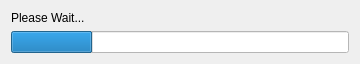
<ui version="4.0" >
 <class>WaitWidgetBase</class>
 <widget class="QDialog" name="WaitWidgetBase" >
  <property name="geometry" >
   <rect>
    <x>0</x>
    <y>0</y>
    <width>355</width>
    <height>58</height>
   </rect>
  </property>
  <property name="windowTitle" >
   <string>Please wait...</string>
  </property>
  <layout class="QVBoxLayout" name="verticalLayout" >
   <item>
    <widget class="QLabel" name="operationNameLabel" >
     <property name="styleSheet" >
      <string notr="true" />
     </property>
     <property name="text" >
      <string>Please Wait...</string>
     </property>
    </widget>
   </item>
   <item>
    <widget class="QProgressBar" name="progressBar" >
     <property name="styleSheet" >
      <string notr="true" >background: white;</string>
     </property>
     <property name="value" >
      <number>24</number>
     </property>
     <property name="textVisible" >
      <bool>false</bool>
     </property>
    </widget>
   </item>
   <item>
    <spacer name="spacer" >
     <property name="orientation" >
      <enum>Qt::Vertical</enum>
     </property>
     <property name="sizeHint" stdset="0" >
      <size>
       <width>338</width>
       <height>7</height>
      </size>
     </property>
    </spacer>
   </item>
  </layout>
 </widget>
 <resources/>
 <connections/>
</ui>
